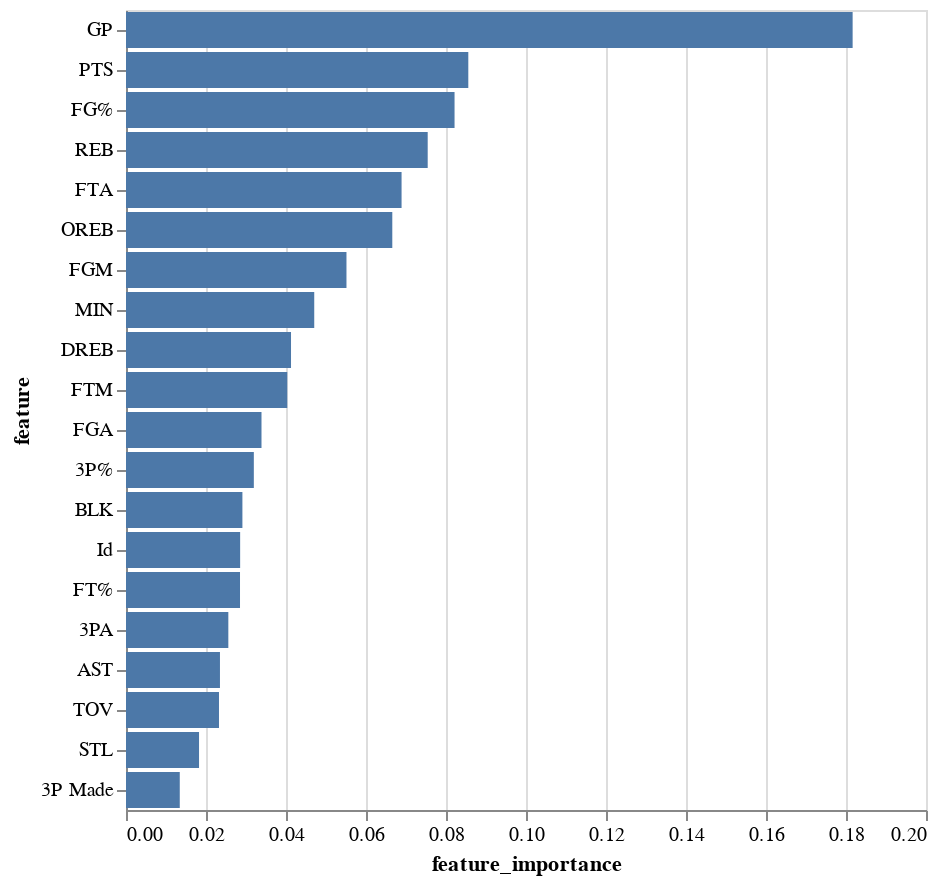

Write notebook code for a chart like this one.
### Code cell
alt.Chart(feat_imp_rf_df).mark_bar().encode(
    x='feature_importance',
    y=alt.Y("feature", sort='-x'),
    tooltip=['feature','feature_importance'])

### Figure 1 — Vega-Lite specification as saved in the notebook (floating-point values rounded to 4 significant figures)
{"config": {"view": {"continuousWidth": 400, "continuousHeight": 300}}, "data": {"name": "data-041b412e69170bbbd24f448938180464"}, "mark": "bar", "encoding": {"tooltip": [{"type": "nominal", "field": "feature"}, {"type": "quantitative", "field": "feature_importance"}], "x": {"type": "quantitative", "field": "feature_importance"}, "y": {"type": "nominal", "field": "feature", "sort": "-x"}}, "$schema": "https://vega.github.io/schema/vega-lite/v4.8.1.json", "datasets": {"data-041b412e69170bbbd24f448938180464": [{"feature": "GP", "feature_importance": 0.1817}, {"feature": "PTS", "feature_importance": 0.08558}, {"feature": "FG%", "feature_importance": 0.08214}, {"feature": "REB", "feature_importance": 0.07542}, {"feature": "FTA", "feature_importance": 0.06889}, {"feature": "OREB", "feature_importance": 0.06657}, {"feature": "FGM", "feature_importance": 0.05512}, {"feature": "MIN", "feature_importance": 0.04706}, {"feature": "DREB", "feature_importance": 0.04125}, {"feature": "FTM", "feature_importance": 0.04031}, {"feature": "FGA", "feature_importance": 0.03387}, {"feature": "3P%", "feature_importance": 0.03196}, {"feature": "BLK", "feature_importance": 0.0291}, {"feature": "Id", "feature_importance": 0.02854}, {"feature": "FT%", "feature_importance": 0.0285}, {"feature": "3PA", "feature_importance": 0.02558}, {"feature": "AST", "feature_importance": 0.02349}, {"feature": "TOV", "feature_importance": 0.02325}, {"feature": "STL", "feature_importance": 0.01826}, {"feature": "3P Made", "feature_importance": 0.01344}]}}
